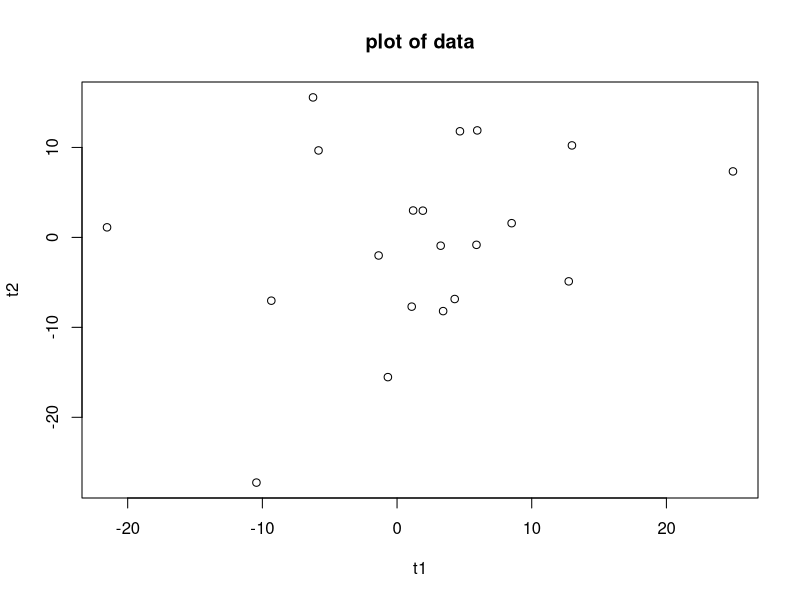
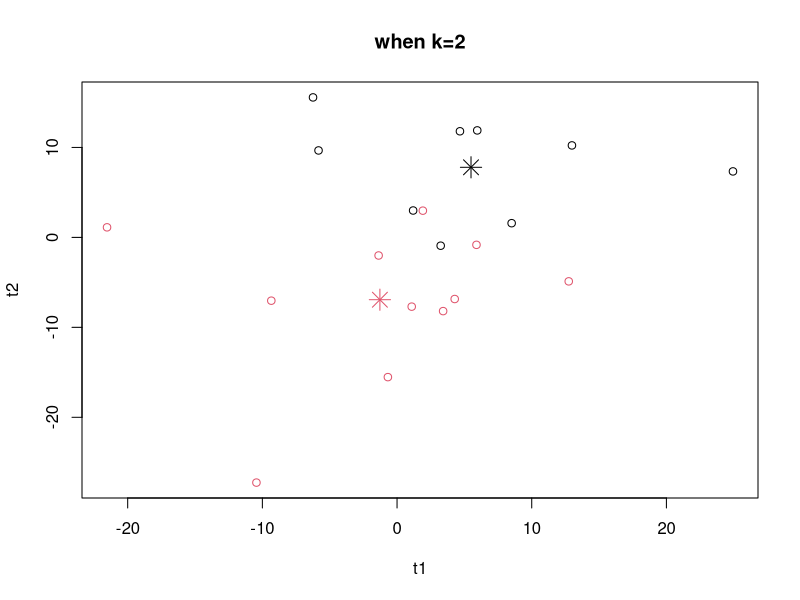
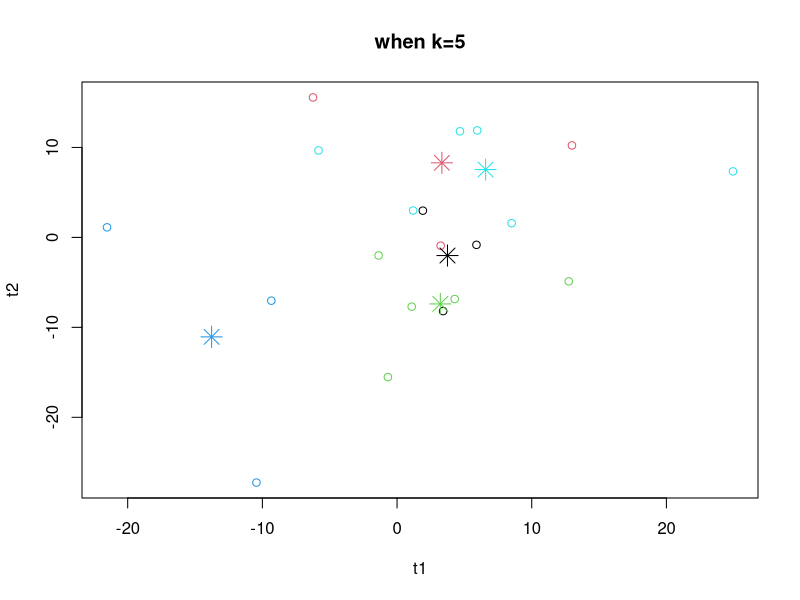
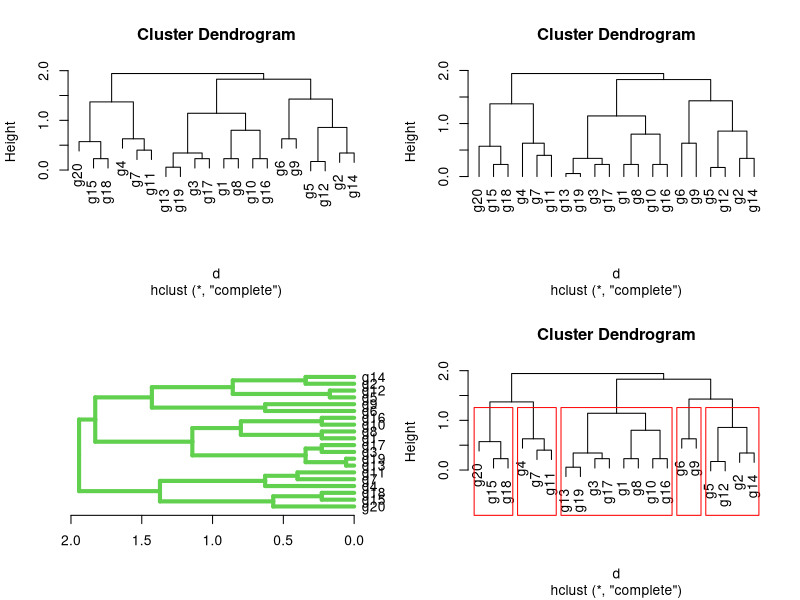

Generate these figures, in order, with R:

data <- matrix(rnorm(120, 0 , 10), 20, 6, dimnames=list(paste("g", 1:20, sep=""), paste("t", 1:6, sep="")))

plot(data, main="plot of data")

kc <- kmeans(data, 2)
kc2 <- kmeans(data, 5)

plot(data[,c("t1", "t2")], col = kc$cluster, main="when k=2")
points(kc$centers[,c("t1", "t2")], col = 1:2, pch = 8, cex = 2)

plot(data[,c("t1", "t2")], col = kc2$cluster, main="when k=5")
points(kc2$centers[,c("t1", "t2")], col = 1:5, pch = 8, cex = 2)

c <- cor(t(data), method="spearman")
d <- as.dist(1-c)

hr <- hclust(d, method="complete", members=NULL)

par(mfrow = c(2,2))
plot(hr, hang = 0.1)
plot(hr, hang = -1)
plot(as.dendrogram(hr), edgePar=list(col=3, lwd=4), horiz=T)

mycl <- cutree(hr, h=max(hr$height)/2)
mycl[hr$labels[hr$order]]
plot(hr)
rect.hclust(hr, k=5, border="red")